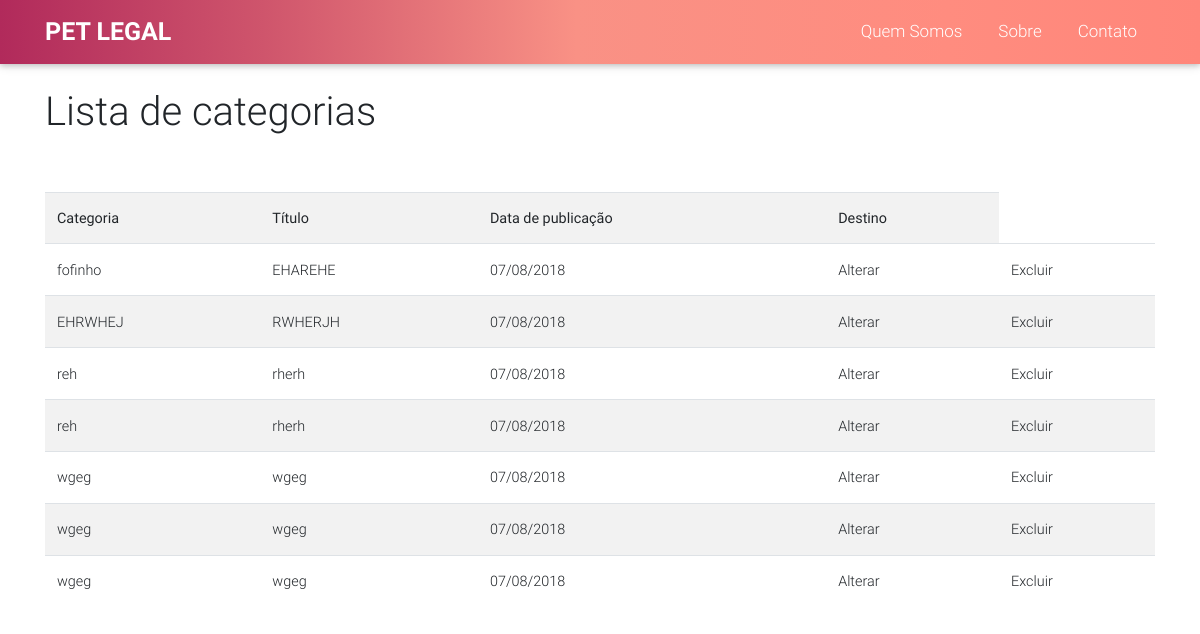
The page /listart.php on the database as committed earlier.
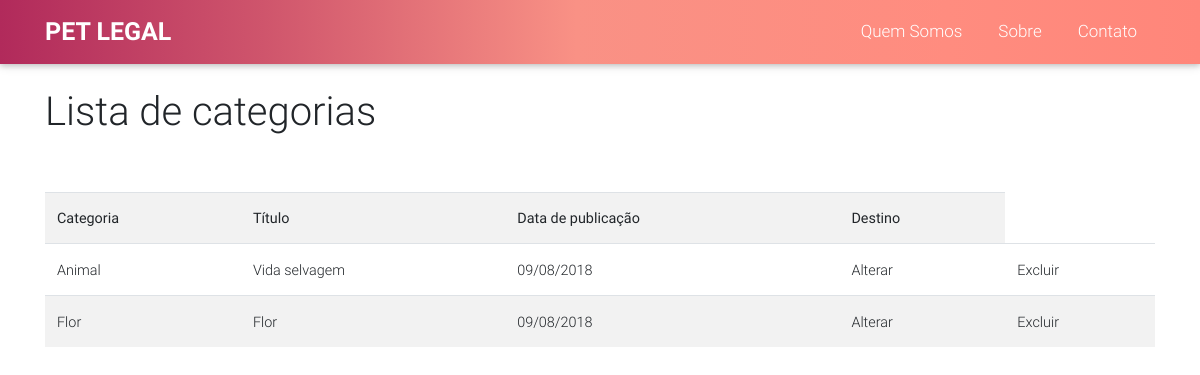
The same page on the database as committed later.
### tables this page shows
CREATE TABLE IF NOT EXISTS `artigo` (
  `id_artigo` int(11) NOT NULL AUTO_INCREMENT,
  `foto` char(255) NOT NULL,
  `categoria` char(30) NOT NULL,
  `titulo` char(30) NOT NULL,
  `resumo` char(200) NOT NULL,
  `data` datetime NOT NULL,
  `autor` char(50) NOT NULL,
  `conteudo` longtext NOT NULL,
  `status` enum('0','1') NOT NULL DEFAULT '1',
  PRIMARY KEY (`id_artigo`)
);

### listart.php (the view, shortened to what this page needs)
<!DOCTYPE html>
<html lang="pt-br">
    <head>
    <?php include "head.php"; ?>
    </head>
    <body>
        <header>
           <?php include "header.php"; ?>
        </header>
    <?php
        require_once 'conexao.php';
        $selart = "SELECT * FROM artigo";
        $valids = mysqli_query($conn, $selart);
        ?>
        <div class="container">
            </br><h1>Lista de categorias<h1></br>
        <table class="table table-striped table-responsive-md btn-table">
            <tr>
                <th>Categoria</th>
                <th>Título</th>
                <th>Data de publicação</th>
                <th>Destino</th>
            </tr>
            <?php while ($row = mysqli_fetch_assoc($valids)) { ?>
                <tr>
                    <td><?=$row['categoria']?></td>
                    <td><?=$row['titulo']?></td>
                    <td><?=date("d/m/Y", strtotime($row['data']))?></td>
                    <td><a href="altart.php?b=<?=$row['id_artigo']?>">Alterar</a></td>
                    <td><a href="excart.php?b=<?=$row['id_artigo']?>">Excluir</a></td>
                </tr>
            <?php } ?>
        </table>
        </div>
    </body>
</html>

### head.php (shortened to what this page needs)
<link rel="stylesheet" href="https://maxcdn.bootstrapcdn.com/font-awesome/4.6.0/css/font-awesome.min.css">
<link href="css/bootstrap.min.css" rel="stylesheet">
<link href="css/mdb.min.css" rel="stylesheet">
<link href="css/style.css" rel="stylesheet">

### header.php (shortened to what this page needs)
<nav class="navbar navbar-expand-lg navbar-dark">
    <div class="container">
        <a class="navbar-brand" href="index.php"><strong>Pet Legal</strong></a>
        <div class="collapse navbar-collapse" id="navbarResponsive">
            <ul class="navbar-nav ml-auto">
                <li class="nav-item">
                    <a class="nav-link" href="quemsomos.php">Quem Somos</a>
                </li>
                <li class="nav-item">
                    <a class="nav-link" href="sobre.php">Sobre</a>
                </li>
                <li class="nav-item">
                    <a class="nav-link" href="contato.php">Contato</a>
                </li>
            </ul>
        </div>
    </div>
</nav>

### css/style.css (style rules this page uses)
.navbar-brand { text-transform: uppercase; font-size: 25px; font-weight: 400; }
nav { background: linear-gradient(to left, #ff8177 0%, #ff867a 0%, #ff8c7f 21%, #f99185 52%, #cf556c 78%, #b12a5b 100%); }
nav li { padding: 0 10px 0 10px; }
nav li a { font-size: 17px; }

Rows that differ between the two databases and show on the page:
removed artigo: categoria "fofinho", titulo "EHAREHE", data "07/08/2018"
removed artigo: categoria "EHRWHEJ", titulo "RWHERJH", data "07/08/2018"
removed artigo: categoria "reh", titulo "rherh", data "07/08/2018"
removed artigo: categoria "reh", titulo "rherh", data "07/08/2018"
removed artigo: categoria "wgeg", titulo "wgeg", data "07/08/2018"
removed artigo: categoria "wgeg", titulo "wgeg", data "07/08/2018"
removed artigo: categoria "wgeg", titulo "wgeg", data "07/08/2018"
added artigo: categoria "Animal", titulo "Vida selvagem", data "09/08/2018"
added artigo: categoria "Flor", titulo "Flor", data "09/08/2018"
